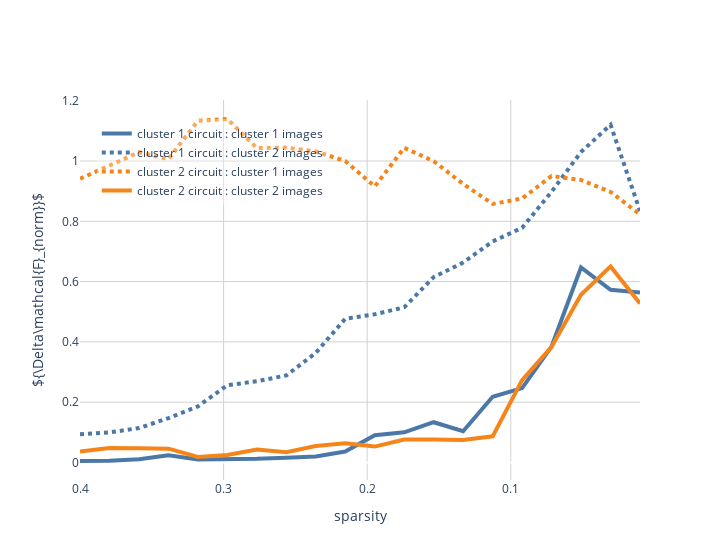

The notebook cell saved with this chart:
### Code cell
import plotly.graph_objects as go
import plotly.express as px


color_dict = {
               clusters[0]+'_circuit':px.colors.qualitative.T10[0],
               clusters[1]+'_circuit':px.colors.qualitative.T10[1],
             }

fig = go.Figure()

for circuit in sparsity_activations:
    for data in sparsity_activations[circuit]:
        # Create and style traces
        if data.replace('_data','') == circuit.replace('_circuit',''):
            linetype = None
        else:
            linetype = 'dot'
            
        name = (circuit+' : '+data).replace('_',' ').replace('1','2').replace('0','1').replace('data','images')
        #get diff metric
        y = []
        for i in range(len(sparsity_activations[circuit][data])):
            circuit_acts = torch.tensor(sparsity_activations[circuit][data][i])
            orig_acts = original_activations[data.replace('_data','')]
            y.append(torch.mean(torch.abs(circuit_acts - orig_acts))/torch.mean(torch.abs(orig_acts)))

        x = sparsities
        fig.add_trace(go.Scatter(x=x, y=y, name=name,
                         line=dict(color=color_dict[circuit], width=4,dash=linetype)))

# Edit the layout
fig.update_layout( width = 720,
                   plot_bgcolor = 'rgba(255,255,255,1)',
                   paper_bgcolor = 'rgba(255,255,255,1)',
                   xaxis_title='sparsity',
                   yaxis_title=r'${\Delta\mathcal{F}_{norm}}$',
                  legend=dict(
                                yanchor="top",
                                y=0.95,
                                xanchor="left",
                                x=0.03,
                                bgcolor='rgba(255,255,255,0.3)'
                              )
                 )

fig.update_xaxes(autorange="reversed",gridcolor='rgb(210,210,210)',gridwidth=1)
fig.update_yaxes(gridcolor='rgb(210,210,210)',gridwidth=1)

fig.update_layout(
    xaxis = dict(
        tickmode = 'array',
        tickvals = [.5, .4, .3, .2, .1]
    )
)


fig.show()

### Figure 1 — Plotly figure (JSON) as saved in the notebook; plotly's stock layout.template omitted (floating-point values rounded to 4 significant figures)
{"data": [{"line": {"color": "#4C78A8", "width": 4}, "name": "cluster 1 circuit : cluster 1 images", "type": "scatter", "x": [0.4, 0.3795, 0.3589, 0.3384, 0.3179, 0.2974, 0.2768, 0.2563, 0.2358, 0.2153, 0.1947, 0.1742, 0.1537, 0.1332, 0.1126, 0.0921, 0.0716, 0.0511, 0.0305, 0.01], "y": [0.004772, 0.005734, 0.0105, 0.02385, 0.0096, 0.009288, 0.01206, 0.01555, 0.0194, 0.0361, 0.09048, 0.1, 0.1334, 0.1036, 0.218, 0.2466, 0.3845, 0.6468, 0.573, 0.5639]}, {"line": {"color": "#4C78A8", "dash": "dot", "width": 4}, "name": "cluster 1 circuit : cluster 2 images", "type": "scatter", "x": [0.4, 0.3795, 0.3589, 0.3384, 0.3179, 0.2974, 0.2768, 0.2563, 0.2358, 0.2153, 0.1947, 0.1742, 0.1537, 0.1332, 0.1126, 0.0921, 0.0716, 0.0511, 0.0305, 0.01], "y": [0.09364, 0.09942, 0.1142, 0.147, 0.186, 0.256, 0.2695, 0.2887, 0.3633, 0.4765, 0.4916, 0.5148, 0.6149, 0.663, 0.7333, 0.7784, 0.8981, 1.03, 1.12, 0.8344]}, {"line": {"color": "#F58518", "dash": "dot", "width": 4}, "name": "cluster 2 circuit : cluster 1 images", "type": "scatter", "x": [0.4, 0.3795, 0.3589, 0.3384, 0.3179, 0.2974, 0.2768, 0.2563, 0.2358, 0.2153, 0.1947, 0.1742, 0.1537, 0.1332, 0.1126, 0.0921, 0.0716, 0.0511, 0.0305, 0.01], "y": [0.9412, 0.9853, 1.029, 1.006, 1.133, 1.139, 1.043, 1.045, 1.032, 0.9999, 0.9157, 1.044, 0.9996, 0.9241, 0.8578, 0.8757, 0.9502, 0.937, 0.8975, 0.823]}, {"line": {"color": "#F58518", "width": 4}, "name": "cluster 2 circuit : cluster 2 images", "type": "scatter", "x": [0.4, 0.3795, 0.3589, 0.3384, 0.3179, 0.2974, 0.2768, 0.2563, 0.2358, 0.2153, 0.1947, 0.1742, 0.1537, 0.1332, 0.1126, 0.0921, 0.0716, 0.0511, 0.0305, 0.01], "y": [0.03656, 0.04793, 0.04737, 0.04559, 0.01798, 0.02464, 0.04315, 0.03362, 0.05429, 0.06397, 0.05263, 0.0761, 0.07626, 0.07443, 0.08661, 0.2729, 0.3835, 0.5565, 0.6504, 0.5274]}], "layout": {"legend": {"bgcolor": "rgba(255,255,255,0.3)", "x": 0.03, "xanchor": "left", "y": 0.95, "yanchor": "top"}, "paper_bgcolor": "rgba(255,255,255,1)", "plot_bgcolor": "rgba(255,255,255,1)", "width": 720, "xaxis": {"autorange": "reversed", "gridcolor": "rgb(210,210,210)", "gridwidth": 1, "tickmode": "array", "tickvals": [0.5, 0.4, 0.3, 0.2, 0.1], "title": {"text": "sparsity"}}, "yaxis": {"gridcolor": "rgb(210,210,210)", "gridwidth": 1, "title": {"text": "${\\Delta\\mathcal{F}_{norm}}$"}}}}
